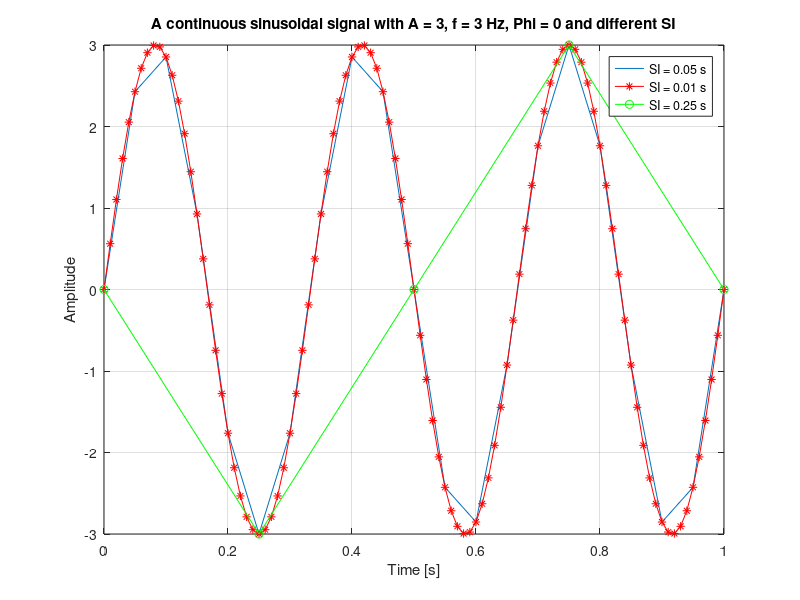
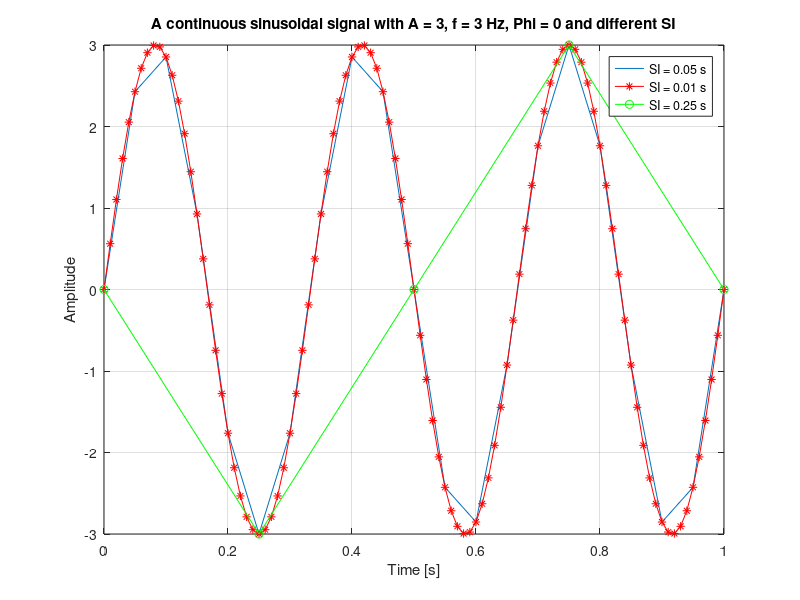
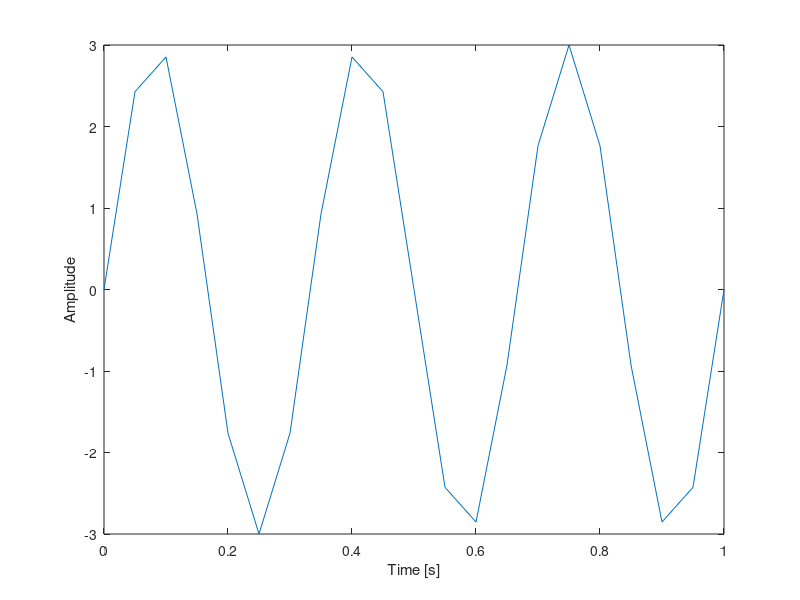
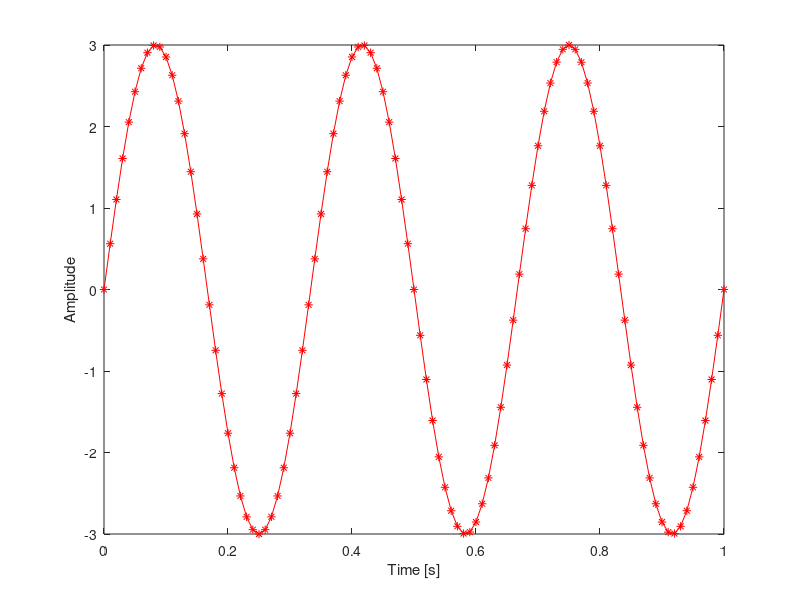

MATLAB code for these plots, in order:
%%%%%%%%%%%%%%%%%%%%%%%%%%%%%%%%%%%
%%%%%%%%%%% EXERCISE 02 %%%%%%%%%%%
%%%%%%%%%%%%%%%%%%%%%%%%%%%%%%%%%%%


%% 01
%  The maximum amplitude of a signal is 0.4 mV, while its minimum significant
%  oscillation has an amplitude of 0.001 mV. Which is the minimum required 
%  bit resolution for this signal? Which is the corresponding elementary 
%  amplitude interval (dA) in which the Full Scale (FS) is divided (suppose that FS = Amax)? 
clear;
clc;
% Bit resolution and amplitude interval (dA)
Amax = 0.4;
FS = 0.4;
Amin = 0.001;
Bit_V = [2,4,8,16,32];
n =  log2(Amax / Amin) + 3;
for i = 1:length(Bit_V)
   if Bit_V(i) > n
       dA = FS / 2^Bit_V(i); % signed
       p1 = ['01: The minimum required bit resolution for this signal is ',num2str(Bit_V(i)),'-bit.'];
       p2 = [ '01: The corresponding elementary amplitude interval (dA) is ',num2str(dA),'.'];
       disp(p1);
       disp(p2);
       break;
   end
end
%% 02
% Plot a continuous sinusoidal signal with A = 3, f = 3 Hz and Phi = 0. Set x axis between 0 s and 1 s.
% Add labels to both x and y axes.
A_2 = 3;
f_2 = 3;
Phi_2 = 0;
x_2 = 0:0.05:1;
y_2 = A_2*sin(2*pi*f_2*x_2 + Phi_2);

figure(02);
plot(x_2,y_2);
xlabel('Time [s]');
ylabel('Amplitude');
%% 03
%  Sample the sinusoidal signal in exercise 02 with a sampling interval SI = 0.01 s.
%  Plot it over the previous one with a different appearance (use line and markers).
%  Verify the Nyquist-Shannon theorem.
A_3 = 3;
f_3 = 3;
Phi_3 = 0;
SI_3 = 0.01;
x_3 = 0:SI_3:1;
y_3 = A_3*sin(2*pi*f_3*x_3 + Phi_3);

figure(03);
plot(x_3,y_3,'r-*');
xlabel('Time [s]');
ylabel('Amplitude');

% Verify
Fs_3 = 1 / SI_3;
FNY_3 = 0.5 * Fs_3;
%FNY_3 > f_3;
if FNY_3 > f_3
    disp("03: Sampling conforms to Nyquist-Shannon theorem");
else
    disp("03: Sampling doesn't conform to Nyquist-Shannon theorem");
end
%% 04
%  Sample the same sinusoidal signal in exercise 02 with SI = 0.25 s.
%  Plot it over the previous one with a different appearance (use line and markers).
%  Verify the Nyquist-Shannon theorem. Which frequency are you observing?
A_4 = 3;
f_4 = 3;
Phi_4 = 0;
SI_4 = 0.25;
x_4 = 0:SI_4:1;
y_4 = A_4*sin(2*pi*f_4*x_4 + Phi_4);

figure(04);
plot(x_4,y_4,'g-o');
xlabel('Time [s]');
ylabel('Amplitude');

% Verify
Fs_4 = 1 / SI_4;
FNY_4 = 0.5 * Fs_4;
%FNY_4 > f_4;
if FNY_4 > f_4
    disp("04: Sampling conforms to Nyquist-Shannon theorem");
else
    F_mirrored = abs(FNY_4 - f_4);
    disp("04: Sampling doesn't conform to Nyquist-Shannon theorem");
    p3 = ['04: We should observe a signal with the frequency of ',num2str(F_mirrored),' Hz.'];
    disp(p3);
end
%% 05 
%  Play with the appearance of your plot interactively (add a title, add a legend, add a grid, etc.).
%  Save it both in .fig and .png formats.
figure(05);
plot(x_2,y_2,x_3,y_3,'r-*',x_4,y_4,'g-o');
title('A continuous sinusoidal signal with A = 3, f = 3 Hz, Phi = 0 and different SI');
xlabel('Time [s]');
ylabel('Amplitude');
legend('SI = 0.05 s','SI = 0.01 s','SI = 0.25 s');
grid on;
set(gcf,'position',[0,0,1000,500]);
saveas(gcf,'Figure.fig');
saveas(gcf,'Figure.png');
